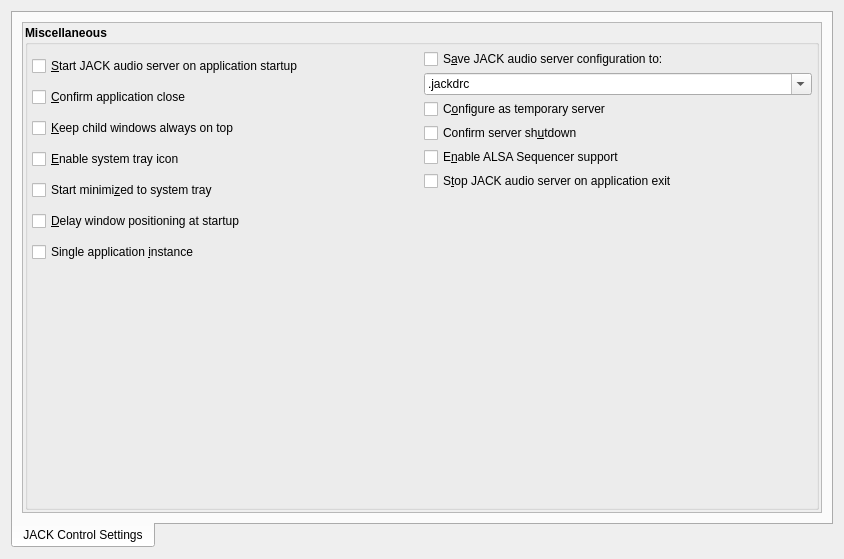
<?xml version="1.0" encoding="UTF-8"?>
<ui version="4.0">
 <class>JACKSettingsDialog</class>
 <widget class="QDialog" name="JACKSettingsDialog">
  <property name="geometry">
   <rect>
    <x>0</x>
    <y>0</y>
    <width>844</width>
    <height>559</height>
   </rect>
  </property>
  <property name="windowTitle">
   <string>Settings</string>
  </property>
  <property name="windowIcon">
   <iconset resource="resources.qrc">
    <normaloff>:/images/preferences-desktop.svg</normaloff>:/images/preferences-desktop.svg</iconset>
  </property>
  <layout class="QVBoxLayout" name="verticalLayout">
   <item>
    <widget class="QTabWidget" name="tabWidget">
     <property name="tabPosition">
      <enum>QTabWidget::South</enum>
     </property>
     <property name="currentIndex">
      <number>0</number>
     </property>
     <widget class="QWidget" name="tab_2">
      <attribute name="title">
       <string>JACK Control Settings</string>
      </attribute>
      <layout class="QVBoxLayout" name="verticalLayout_7">
       <item>
        <widget class="QScrollArea" name="scrollArea">
         <property name="verticalScrollBarPolicy">
          <enum>Qt::ScrollBarAsNeeded</enum>
         </property>
         <property name="horizontalScrollBarPolicy">
          <enum>Qt::ScrollBarAlwaysOff</enum>
         </property>
         <property name="sizeAdjustPolicy">
          <enum>QAbstractScrollArea::AdjustIgnored</enum>
         </property>
         <property name="widgetResizable">
          <bool>true</bool>
         </property>
         <widget class="QWidget" name="scrollAreaWidgetContents">
          <property name="geometry">
           <rect>
            <x>0</x>
            <y>0</y>
            <width>802</width>
            <height>488</height>
           </rect>
          </property>
          <layout class="QVBoxLayout" name="verticalLayout_5">
           <property name="spacing">
            <number>2</number>
           </property>
           <property name="sizeConstraint">
            <enum>QLayout::SetDefaultConstraint</enum>
           </property>
           <property name="leftMargin">
            <number>2</number>
           </property>
           <property name="topMargin">
            <number>2</number>
           </property>
           <property name="rightMargin">
            <number>2</number>
           </property>
           <property name="bottomMargin">
            <number>2</number>
           </property>
           <item>
            <widget class="QGroupBox" name="OtherGroupBox">
             <property name="font">
              <font>
               <weight>75</weight>
               <bold>true</bold>
              </font>
             </property>
             <property name="title">
              <string>Miscellaneous</string>
             </property>
             <property name="flat">
              <bool>true</bool>
             </property>
             <layout class="QGridLayout" name="_22">
              <property name="leftMargin">
               <number>4</number>
              </property>
              <property name="topMargin">
               <number>4</number>
              </property>
              <property name="rightMargin">
               <number>4</number>
              </property>
              <property name="bottomMargin">
               <number>4</number>
              </property>
              <property name="spacing">
               <number>4</number>
              </property>
              <item row="0" column="0">
               <layout class="QVBoxLayout" name="_23">
                <property name="spacing">
                 <number>4</number>
                </property>
                <property name="leftMargin">
                 <number>0</number>
                </property>
                <property name="topMargin">
                 <number>0</number>
                </property>
                <property name="rightMargin">
                 <number>0</number>
                </property>
                <property name="bottomMargin">
                 <number>0</number>
                </property>
                <item>
                 <widget class="QCheckBox" name="StartJackCheckBox">
                  <property name="font">
                   <font>
                    <weight>50</weight>
                    <bold>false</bold>
                   </font>
                  </property>
                  <property name="toolTip">
                   <string>Whether to start JACK audio server immediately on application startup</string>
                  </property>
                  <property name="text">
                   <string>&amp;Start JACK audio server on application startup</string>
                  </property>
                  <property name="shortcut">
                   <string>Alt+S</string>
                  </property>
                 </widget>
                </item>
                <item>
                 <widget class="QCheckBox" name="QueryCloseCheckBox">
                  <property name="font">
                   <font>
                    <weight>50</weight>
                    <bold>false</bold>
                   </font>
                  </property>
                  <property name="toolTip">
                   <string>Whether to ask for confirmation on application exit</string>
                  </property>
                  <property name="text">
                   <string>&amp;Confirm application close</string>
                  </property>
                  <property name="shortcut">
                   <string>Alt+C</string>
                  </property>
                 </widget>
                </item>
                <item>
                 <widget class="QCheckBox" name="KeepOnTopCheckBox">
                  <property name="font">
                   <font>
                    <weight>50</weight>
                    <italic>false</italic>
                    <bold>false</bold>
                   </font>
                  </property>
                  <property name="toolTip">
                   <string>Whether to keep all child windows on top of the main window</string>
                  </property>
                  <property name="text">
                   <string>&amp;Keep child windows always on top</string>
                  </property>
                  <property name="shortcut">
                   <string>Alt+K</string>
                  </property>
                 </widget>
                </item>
                <item>
                 <widget class="QCheckBox" name="SystemTrayCheckBox">
                  <property name="font">
                   <font>
                    <weight>50</weight>
                    <bold>false</bold>
                   </font>
                  </property>
                  <property name="toolTip">
                   <string>Whether to enable the system tray icon</string>
                  </property>
                  <property name="text">
                   <string>&amp;Enable system tray icon</string>
                  </property>
                  <property name="shortcut">
                   <string>Alt+E</string>
                  </property>
                 </widget>
                </item>
                <item>
                 <widget class="QCheckBox" name="StartMinimizedCheckBox">
                  <property name="font">
                   <font>
                    <weight>50</weight>
                    <bold>false</bold>
                   </font>
                  </property>
                  <property name="toolTip">
                   <string>Whether to start minimized to system tray</string>
                  </property>
                  <property name="text">
                   <string>Start minimi&amp;zed to system tray</string>
                  </property>
                  <property name="shortcut">
                   <string>Alt+Z</string>
                  </property>
                 </widget>
                </item>
                <item>
                 <widget class="QCheckBox" name="DelayedSetupCheckBox">
                  <property name="font">
                   <font>
                    <weight>50</weight>
                    <bold>false</bold>
                   </font>
                  </property>
                  <property name="toolTip">
                   <string>Whether to delay window positioning at application startup</string>
                  </property>
                  <property name="text">
                   <string>&amp;Delay window positioning at startup</string>
                  </property>
                  <property name="shortcut">
                   <string>Alt+D</string>
                  </property>
                 </widget>
                </item>
                <item>
                 <widget class="QCheckBox" name="SingletonCheckBox">
                  <property name="font">
                   <font>
                    <weight>50</weight>
                    <bold>false</bold>
                   </font>
                  </property>
                  <property name="toolTip">
                   <string>Whether to restrict to one single application instance (X11)</string>
                  </property>
                  <property name="text">
                   <string>Single application &amp;instance</string>
                  </property>
                  <property name="shortcut">
                   <string>Alt+I</string>
                  </property>
                 </widget>
                </item>
               </layout>
              </item>
              <item row="0" column="1">
               <layout class="QVBoxLayout" name="_24">
                <property name="spacing">
                 <number>4</number>
                </property>
                <property name="leftMargin">
                 <number>0</number>
                </property>
                <property name="topMargin">
                 <number>0</number>
                </property>
                <property name="rightMargin">
                 <number>0</number>
                </property>
                <property name="bottomMargin">
                 <number>0</number>
                </property>
                <item>
                 <widget class="QCheckBox" name="ServerConfigCheckBox">
                  <property name="font">
                   <font>
                    <weight>50</weight>
                    <bold>false</bold>
                   </font>
                  </property>
                  <property name="toolTip">
                   <string>Whether to save the JACK server command-line configuration into a local file (auto-start)</string>
                  </property>
                  <property name="text">
                   <string>S&amp;ave JACK audio server configuration to:</string>
                  </property>
                  <property name="shortcut">
                   <string>Alt+A</string>
                  </property>
                 </widget>
                </item>
                <item>
                 <widget class="QComboBox" name="ServerConfigNameComboBox">
                  <property name="font">
                   <font>
                    <weight>50</weight>
                    <bold>false</bold>
                   </font>
                  </property>
                  <property name="toolTip">
                   <string>The server configuration local file name (auto-start)</string>
                  </property>
                  <property name="editable">
                   <bool>true</bool>
                  </property>
                  <item>
                   <property name="text">
                    <string>.jackdrc</string>
                   </property>
                  </item>
                 </widget>
                </item>
                <item>
                 <widget class="QCheckBox" name="ServerConfigTempCheckBox">
                  <property name="font">
                   <font>
                    <weight>50</weight>
                    <bold>false</bold>
                   </font>
                  </property>
                  <property name="toolTip">
                   <string>Whether to exit once all clients have closed (auto-start)</string>
                  </property>
                  <property name="text">
                   <string>C&amp;onfigure as temporary server</string>
                  </property>
                  <property name="shortcut">
                   <string>Alt+O</string>
                  </property>
                 </widget>
                </item>
                <item>
                 <widget class="QCheckBox" name="QueryShutdownCheckBox">
                  <property name="font">
                   <font>
                    <weight>50</weight>
                    <bold>false</bold>
                   </font>
                  </property>
                  <property name="toolTip">
                   <string>Whether to ask for confirmation on JACK audio server shutdown</string>
                  </property>
                  <property name="text">
                   <string>Confirm server sh&amp;utdown</string>
                  </property>
                  <property name="shortcut">
                   <string>Alt+U</string>
                  </property>
                 </widget>
                </item>
                <item>
                 <widget class="QCheckBox" name="AlsaSeqEnabledCheckBox">
                  <property name="font">
                   <font>
                    <weight>50</weight>
                    <bold>false</bold>
                   </font>
                  </property>
                  <property name="toolTip">
                   <string>Whether to enable ALSA Sequencer (MIDI) support on startup</string>
                  </property>
                  <property name="text">
                   <string>E&amp;nable ALSA Sequencer support</string>
                  </property>
                  <property name="shortcut">
                   <string>Alt+N</string>
                  </property>
                 </widget>
                </item>
                <item>
                 <widget class="QCheckBox" name="StopJackCheckBox">
                  <property name="font">
                   <font>
                    <weight>50</weight>
                    <bold>false</bold>
                   </font>
                  </property>
                  <property name="toolTip">
                   <string>Whether to stop JACK audio server on application exit</string>
                  </property>
                  <property name="text">
                   <string>S&amp;top JACK audio server on application exit</string>
                  </property>
                  <property name="shortcut">
                   <string>Alt+Q</string>
                  </property>
                 </widget>
                </item>
                <item>
                 <spacer>
                  <property name="orientation">
                   <enum>Qt::Vertical</enum>
                  </property>
                  <property name="sizeType">
                   <enum>QSizePolicy::Expanding</enum>
                  </property>
                  <property name="sizeHint" stdset="0">
                   <size>
                    <width>8</width>
                    <height>8</height>
                   </size>
                  </property>
                 </spacer>
                </item>
               </layout>
              </item>
              <item row="1" column="0" colspan="2">
               <spacer>
                <property name="orientation">
                 <enum>Qt::Vertical</enum>
                </property>
                <property name="sizeType">
                 <enum>QSizePolicy::Expanding</enum>
                </property>
                <property name="sizeHint" stdset="0">
                 <size>
                  <width>8</width>
                  <height>8</height>
                 </size>
                </property>
               </spacer>
              </item>
             </layout>
            </widget>
           </item>
          </layout>
         </widget>
        </widget>
       </item>
      </layout>
     </widget>
    </widget>
   </item>
  </layout>
 </widget>
 <resources>
  <include location="resources.qrc"/>
 </resources>
 <connections/>
</ui>
